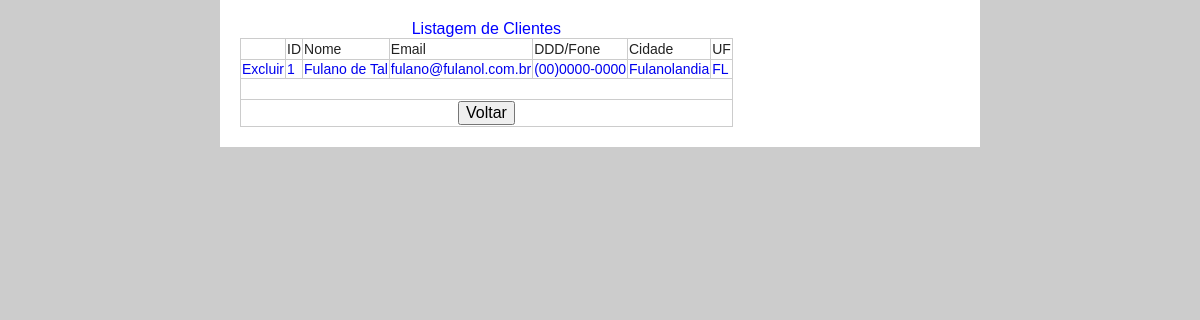
The app's page /cadCliente/listarClientes.php (signed in) with its own data.
### tables this page shows
CREATE TABLE `cliente` (
  `idCliente` int(11) NOT NULL,
  `nome` varchar(155) NOT NULL,
  `endereco` varchar(155) NOT NULL,
  `cep` char(10) NOT NULL,
  `cidade` varchar(100) NOT NULL,
  `uf` char(2) NOT NULL,
  `ddd` char(2) NOT NULL,
  `fone` char(10) NOT NULL,
  `rg` varchar(25) NOT NULL,
  `cpf` varchar(15) NOT NULL,
  `email` varchar(155) NOT NULL,
  `ocupacao` varchar(155) NOT NULL,
  `sexo` char(1) NOT NULL,
  `idade` char(20) NOT NULL,
  `data_cad` datetime NOT NULL
);

### cadCliente/source/php/Conexao.class.php (called while the page is built, shortened)
<?php
class Conexao
{
	public $host       = "localhost";
	public $user       = "php_mysql";
	public $pass       = "12345";
	public $dbBase     = "php_mysql";
	public $erro       = "Falha na conexao com MySql.";
	private $link      = "";
	public function conectaBase()
	{
		$lnk = @mysqli_connect($this->host,$this->user,$this->pass, $this->dbBase)or die($this->erro);
		$this->link = $lnk;
	}
	public function getLink()
	{
		return $this->link;
	}
}
?>

### cadCliente/listarClientes.php (the view, shortened to what this page needs)
<?php
$conn = new Conexao();
$conn->conectaBase();
$sql = "SELECT * FROM cliente";
$query = @mysqli_query($conn->getLink(), $sql);
?>
<!doctype html>
<html lang='pt-br'>
<head>
	<link rel='stylesheet' href='source/css/normalize.css'>
	<link rel='stylesheet' href='source/css/view.css'>
</head>
<body>
<div id="wrapper">
<form name="frmListClientes">
<table border="1" bordercolor="#CCC" style="color: blue">
<caption>Listagem de Clientes</caption>
<tr>
	<td>&nbsp;</td>
	<td class="view">ID</td>
	<td class="view">Nome</td>
	<td class="view">Email</td>
	<td class="view">DDD/Fone</td>
	<td class="view">Cidade</td>
	<td class="view">UF</td>
</tr>
<?php
	while($linha = @mysqli_fetch_assoc($query)){
?>
<tr>
	<td class="view2"><a href="source/php/trataCliente.php?idCliente=<?php echo $linha['idCliente'];?>&&remover=ok" title="Exclui este cliente do sistema.">Excluir</a></td>
	<td class="view2"><a href="clientes.php?idCliente=<?php echo $linha['idCliente'];?>" title="Clique para editar o cliente."><?php echo $linha['idCliente'];?></a></td>
	<td class="view2"><a href="clientes.php?idCliente=<?php echo $linha['idCliente'];?>" title="Clique para editar o cliente."><?php echo $linha['nome'];?></a></td>
	<td class="view2"><a href="clientes.php?idCliente=<?php echo $linha['idCliente'];?>" title="Clique para editar o cliente."><?php echo $linha['email'];?></a></td>
	<td class="view2"><a href="clientes.php?idCliente=<?php echo $linha['idCliente'];?>" title="Clique para editar o cliente."><?php echo "(".$linha['ddd'].")".$linha['fone']."";?></a></td>
	<td class="view2"><a href="clientes.php?idCliente=<?php echo $linha['idCliente'];?>" title="Clique para editar o cliente."><?php echo $linha['cidade'];?></a></td>
	<td class="view2"><a href="clientes.php?idCliente=<?php echo $linha['idCliente'];?>" title="Clique para editar o cliente."><?php echo $linha['uf'];?></a></td>
</tr>
<?php }?>
<tr>
	<td colspan="7">&nbsp;</td>
</tr>
<tr>
	<td colspan="7" align="center">
		<input type="button" name="btnVoltar" value="Voltar" onclick="location.href='clientes.php'">
	</td>
</tr>
</table>
</form>
</div>
</body>
</html>

### cadCliente/source/css/view.css (style rules this page uses)
body { background-color: #ccc; margin: 0; padding: 0; }
#wrapper { background-color: #fff; padding: 20px; }
body { text-align: center; min-width: 760px; }
#wrapper { width: 720px; margin: 0 auto; text-align: left; }
.view { font-size: 14px; color:#222; }
.view2 { font-size: 14px; color: gray; }
a { text-decoration:none; }

### records on screen
cliente: idCliente "1", nome "Fulano de Tal", email "fulano@fulanol.com.br", ddd "00", fone "0000-0000", cidade "Fulanolandia", uf "FL"
